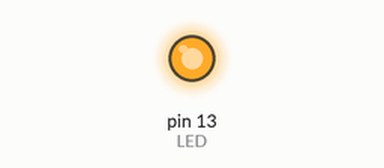
A sketch run on a simulated Arduino Uno, built with avr-gcc and run on an emulated ATmega328P. Parts: output pins drawn as LEDs (lit = HIGH).

Above: at 1.5 s.
At 4.5 s:
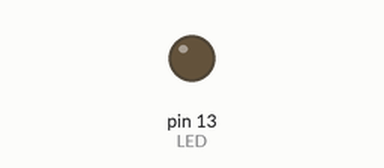
Timing chart, 0 to 7.8 s (numbered marks = the images above):
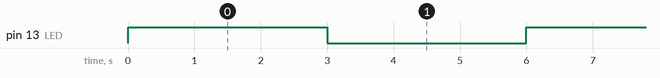

Measured:
- by itself, pin 13 (LED): alternates HIGH for 3.0 s and LOW for 3.0 s

The sketch:

aula-rob-p1-a-piscar-led1.ino
```cpp
/*
* Projeto 1 – Pisca Led (delay)
*
* Criado em: 18/09/2021
* Autor : Carlos Eduardo
* Acende um LED por um segundo, e depois apaga pelo mesmo tempo,
* repetidamente.
*/

int LED = 13;

void setup()
{
  pinMode(LED, OUTPUT);
}

void loop()
{
  digitalWrite(LED, HIGH);
  delay(3000); // LED fica 3 segundos aceso.
  digitalWrite(LED, LOW);
  delay(3000); // LED fica 3 segundos apagado.
}
```
